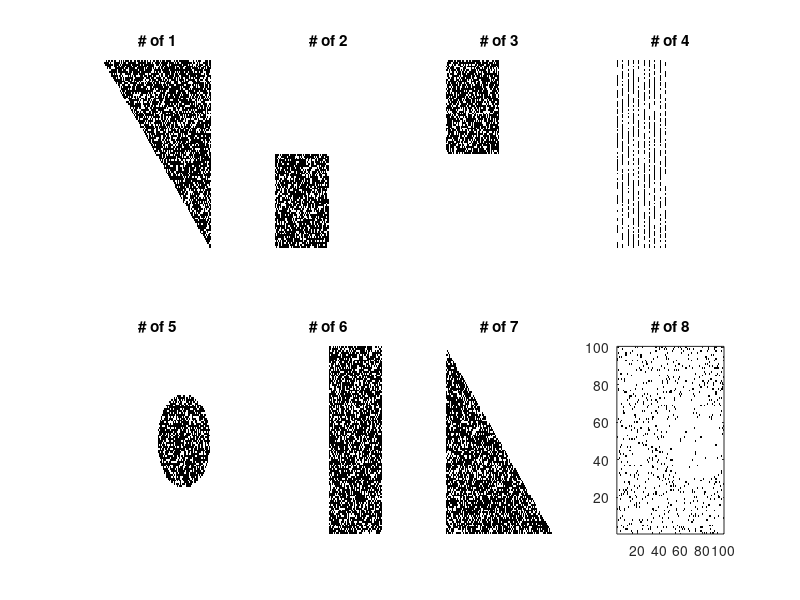

Reproduce this figure in MATLAB.
function [map] = gen_map(varargin)
% GEN_MAP is used to generate a spatial distribution of scatterers for verification.
% The return value of gen_map is an 3D matrix of size [channel, row, column].
% How to call? Variable are in order of (row size, coloumn size, number of channel).

    switch nargin 
    	case 0
	        n_map = 8; 
	        col_size = 100; 
	        row_size = 100;
	    case 3
	    	optargs = {eps 17 @magic};
        	optargs(1:nargin) = varargin;
        	[row_size, col_size, n_map] = optargs{:};
        otherwise
        	disp('NUMBER OF INPUT VARIABLE ERROR')
    end

	map = zeros(row_size, col_size, n_map);
	rng(1); % control random seed
	
	% 1. First kind of Building.  
    map(1:row_size/2, 1:col_size/2, 2) = reshape(rand(row_size/2), [row_size/2, col_size/2, 1])>0.3;
	% 2. Second kind of Building.
    map(row_size/2+1:end, 1:col_size/2, 3) = reshape(rand(row_size/2), [row_size/2, col_size/2, 1])>0.3;
	% 3. Road 
    map(:, 1:5:col_size/2, 4) = 1;
    map(:, :, 4) = map(:, :, 4).*reshape(rand(row_size), [row_size, col_size, 1])>0.3;
	% 4. First kind of tree
	cen = [row_size/2 3*col_size/4];
	[x_, y_] = meshgrid(1:row_size, 1:col_size);
    map(:, :, 5) = (x_-cen(2)).^2+(y_-cen(1)).^2 < min(row_size/4, col_size/4).^2;
    map(:, :, 5) = map(:, :, 5).*reshape(rand(row_size), [row_size, col_size, 1])>0.3;
	% 5. Second kind of tree
	map(:, col_size/2+1:end, 6) = 1;
	map(:, :, 6) = map(:, :, 6).*reshape(rand(row_size), [row_size, col_size, 1])>0.3;
	% 6. Whatever
	map(:, :, 7) = (row_size/col_size*x_ + y_ <= row_size).*rand(row_size)>0.3;
	% 7. Whatever2
	map(:, :, 1) = (row_size/col_size*x_ + y_ >= row_size).*rand(row_size)>0.3;
	% 8. Random asymmetric	
	map(:,:, 8) = reshape(sum(map,3)<1, [row_size, col_size, 1]);
	% Plot the sptial distribution 
	figure(957)
	for rr = 1 : n_map
		subplot(2, n_map/2, rr)
		imagesc(~map(:, :, rr))
        title(['# of ' num2str(rr)])
		set(gca, 'YDir','normal')
		axis off
        colormap gray
	end
	axis on
end
